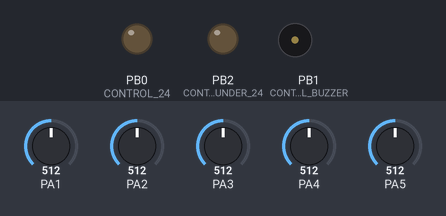
Bench run of a program on a simulated ATtiny24, CodeVisionAVR source translated, built with avr-gcc and emulated at 8 MHz. On the bench: output pins drawn as LEDs (lit = HIGH), buzzer (waves = sounding, pin HIGH). Inputs (shaded band) come from the test bench; at power-on: PA1 = 512, PA2 = 512, PA3 = 512, PA4 = 512, PA5 = 512.

Above: at 0.2 s.
Timing chart, 0 to 40.0 s (numbered marks = the images above):
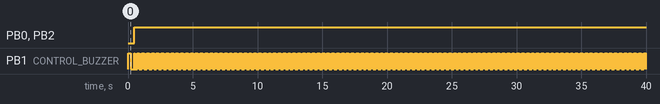

Measured:
- by itself, PB0 (CONTROL_24), PB2 (CONTROL_UNDER_24): LOW → HIGH at 0.50 s
- by itself, PB1 (CONTROL_BUZZER): goes HIGH 0.20 s, LOW 0.30 s, 1941 × (HIGH 0.01 s, LOW 0.01 s), then HIGH

The program:

main.c
```c
// (licence header left out)
#include <tiny24.h>

#include <delay.h>


#define ADC_POSITIVE_24 1
#define ADC_POSITIVE_12 2
#define ADC_POSITIVE_6  3
#define ADC_NEGATIVE_6  4
#define ADC_NEGATIVE_12 5
#define ADC_SET 7

#define CONTROL_24  PORTB.0
#define CONTROL_UNDER_24    PORTB.2
#define CONTROL_BUZZER  PORTB.1

#define CONTROL_24_ON   CONTROL_24 = 0
#define CONTROL_24_OFF  CONTROL_24 = 1

#define CONTROL_UNDER_24_ON     CONTROL_UNDER_24 = 0
#define CONTROL_UNDER_24_OFF    CONTROL_UNDER_24 = 1

#define CONTROL_BUZZER_ON   CONTROL_BUZZER = 1
#define CONTROL_BUZZER_OFF  CONTROL_BUZZER = 0

#define ADC_POSITIVE_24_SET_OVER   300
#define ADC_POSITIVE_12_SET_OVER   50
#define ADC_POSITIVE_6_SET_OVER    52
#define ADC_NEGATIVE_6_SET_OVER    52
#define ADC_NEGATIVE_12_SET_OVER   52

#define TIME_WARNING    400
#define TIME_BUZZER     50

bit Bit_Positive_24_Warning = 0;
bit Bit_Positive_12_Warning = 0;
bit Bit_Positive_6_Warning = 0;
bit Bit_Negative_12_Warning = 0;
bit Bit_Negative_6_Warning = 0;

unsigned char   Uc_Positive_24_Over = 0;
unsigned char   Uc_Positive_24_Under = 0;

unsigned char   Uc_Positive_12_Over = 0;
unsigned char   Uc_Positive_12_Under = 0;

unsigned char   Uc_Positive_6_Over = 0;
unsigned char   Uc_Positive_6_Under = 0;

unsigned char   Uc_Negative_12_Over = 0;
unsigned char   Uc_Negative_12_Under = 0;

unsigned char   Uc_Negative_6_Over = 0;
unsigned char   Uc_Negative_6_Under = 0;

unsigned int    Uint_Warning_Count = TIME_WARNING;

// Declare your global variables here

// // Voltage Reference: AVCC pin
// #define ADC_VREF_TYPE ((0<<REFS1) | (0<<REFS0))

// // Read the AD conversion result
// unsigned int read_adc(unsigned char adc_input)
// {
//     ADMUX=(adc_input & 0x3f) | ADC_VREF_TYPE;
//     // Delay needed for the stabilization of the ADC input voltage
//     delay_us(10);
//     // Start the AD conversion
//     ADCSRA|=(1<<ADSC);
//     // Wait for the AD conversion to complete
//     while ((ADCSRA & (1<<ADIF))==0);
//     ADCSRA|=(1<<ADIF);
//     return ADCW;
// }

// Voltage Reference: 1.1V, AREF discon.
#define ADC_VREF_TYPE ((1<<REFS1) | (0<<REFS0))

// Read the AD conversion result
unsigned int read_adc(unsigned char adc_input)
{
ADMUX=(adc_input & 0x3f) | ADC_VREF_TYPE;
// Delay needed for the stabilization of the ADC input voltage
delay_us(10);
// Start the AD conversion
ADCSRA|=(1<<ADSC);
// Wait for the AD conversion to complete
while ((ADCSRA & (1<<ADIF))==0);
ADCSRA|=(1<<ADIF);
return ADCW;
}

void    PROTECT(void)
{
    unsigned int Uint_ADC_value;
    unsigned int Uint_ADC_set_value;

    Uint_ADC_value = read_adc(ADC_POSITIVE_24);
    if(Uint_ADC_value > ADC_POSITIVE_24_SET_OVER)
    {
        Uc_Positive_24_Over++;
        if(Uc_Positive_24_Over > 10)
        {
            Uc_Positive_24_Over = 11;
            Uc_Positive_24_Under = 0;
            Bit_Positive_24_Warning = 1;
        }
    }
    else
    {
        Uc_Positive_24_Under++;
        if(Uc_Positive_24_Under > 10)
        {
            Uc_Positive_24_Under = 11;
            Uc_Positive_24_Over = 0;
            Bit_Positive_24_Warning = 0;
        }
    }

    Uint_ADC_value = read_adc(ADC_POSITIVE_12);
    if(Uint_ADC_value > ADC_POSITIVE_12_SET_OVER)
    {
        Uc_Positive_12_Over++;
        if(Uc_Positive_12_Over > 10)
        {
            Uc_Positive_12_Over = 11;
            Uc_Positive_12_Under = 0;
            Bit_Positive_12_Warning = 1;
        }
    }
    else
    {
        Uc_Positive_12_Under++;
        if(Uc_Positive_12_Under > 10)
        {
            Uc_Positive_12_Under = 11;
            Uc_Positive_12_Over = 0;
            Bit_Positive_12_Warning = 0;
        }
    }

    Uint_ADC_value = read_adc(ADC_POSITIVE_6);
    if(Uint_ADC_value > ADC_POSITIVE_6_SET_OVER)
    {
        Uc_Positive_6_Over++;
        if(Uc_Positive_6_Over > 10)
        {
            Uc_Positive_6_Over = 11;
            Uc_Positive_6_Under = 0;
            Bit_Positive_6_Warning = 1;
        }
    }
    else
    {
        Uc_Positive_6_Under++;
        if(Uc_Positive_6_Under > 10)
        {
            Uc_Positive_6_Under = 11;
            Uc_Positive_6_Over = 0;
            Bit_Positive_6_Warning = 0;
        }
    }


    Uint_ADC_value = read_adc(ADC_NEGATIVE_12);
    if(Uint_ADC_value > ADC_NEGATIVE_12_SET_OVER)
    {
        Uc_Negative_12_Over++;
        if(Uc_Negative_12_Over > 10)
        {
            Uc_Negative_12_Over = 11;
            Uc_Negative_12_Under = 0;
            Bit_Negative_12_Warning = 1;
        }
    }
    else
    {
        Uc_Negative_12_Under++;
        if(Uc_Negative_12_Under > 10)
        {
            Uc_Negative_12_Under = 11;
            Uc_Negative_12_Over = 0;
            Bit_Negative_12_Warning = 0;
        }
    }


    Uint_ADC_value = read_adc(ADC_NEGATIVE_6);
    if(Uint_ADC_value > ADC_NEGATIVE_6_SET_OVER)
    {
        Uc_Negative_6_Over++;
        if(Uc_Negative_6_Over > 10)
        {
            Uc_Negative_6_Over = 11;
            Uc_Negative_6_Under = 0;
            Bit_Negative_6_Warning = 1;
        }
    }
    else
    {
        Uc_Negative_6_Under++;
        if(Uc_Negative_6_Under > 10)
        {
            Uc_Negative_6_Under = 11;
            Uc_Negative_6_Over = 0;
            Bit_Negative_6_Warning = 0;
        }
    }

    if(Bit_Negative_6_Warning || Bit_Negative_12_Warning || Bit_Positive_12_Warning || Bit_Positive_6_Warning)
    {
        CONTROL_UNDER_24_OFF;
        Uint_Warning_Count = 0;
    }
    else if(Uint_Warning_Count >= TIME_WARNING)
    {
        CONTROL_UNDER_24_ON;
    }

    if(Bit_Positive_24_Warning)
    {
        CONTROL_24_OFF;
        Uint_Warning_Count = 0;
    }
    else if(Uint_Warning_Count >= TIME_WARNING)
    {
        CONTROL_24_ON;
    }

     if(Uint_Warning_Count < TIME_WARNING)
     {

        if(Uint_Warning_Count % TIME_BUZZER == 0)   CONTROL_BUZZER = !CONTROL_BUZZER;
        Uint_Warning_Count++;
     }
     else
     {
        CONTROL_BUZZER_OFF;
     }
     delay_ms(10);
}

void main(void)
{
// Declare your local variables here

// Crystal Oscillator division factor: 1
#pragma optsize-
CLKPR=(1<<CLKPCE);
CLKPR=(0<<CLKPCE) | (0<<CLKPS3) | (0<<CLKPS2) | (0<<CLKPS1) | (0<<CLKPS0);
#ifdef _OPTIMIZE_SIZE_
#pragma optsize+
#endif

// Input/Output Ports initialization
// Port A initialization
// Function: Bit7=In Bit6=In Bit5=In Bit4=In Bit3=In Bit2=In Bit1=In Bit0=In
DDRA=(0<<DDA7) | (0<<DDA6) | (0<<DDA5) | (0<<DDA4) | (0<<DDA3) | (0<<DDA2) | (0<<DDA1) | (0<<DDA0);
// State: Bit7=T Bit6=T Bit5=T Bit4=T Bit3=T Bit2=T Bit1=T Bit0=T
PORTA=(0<<PORTA7) | (0<<PORTA6) | (0<<PORTA5) | (0<<PORTA4) | (0<<PORTA3) | (0<<PORTA2) | (0<<PORTA1) | (0<<PORTA0);

// Port B initialization
// Function: Bit3=In Bit2=Out Bit1=Out Bit0=Out
DDRB=(0<<DDB3) | (1<<DDB2) | (1<<DDB1) | (1<<DDB0);
// State: Bit3=T Bit2=T Bit1=0 Bit0=0
PORTB=(0<<PORTB3) | (0<<PORTB2) | (0<<PORTB1) | (0<<PORTB0);

// Timer/Counter 0 initialization
// Clock source: System Clock
// Clock value: Timer 0 Stopped
// Mode: Normal top=0xFF
// OC0A output: Disconnected
// OC0B output: Disconnected
TCCR0A=(0<<COM0A1) | (0<<COM0A0) | (0<<COM0B1) | (0<<COM0B0) | (0<<WGM01) | (0<<WGM00);
TCCR0B=(0<<WGM02) | (0<<CS02) | (0<<CS01) | (0<<CS00);
TCNT0=0x00;
OCR0A=0x00;
OCR0B=0x00;

// Timer/Counter 1 initialization
// Clock source: System Clock
// Clock value: Timer1 Stopped
// Mode: Normal top=0xFFFF
// OC1A output: Disconnected
// OC1B output: Disconnected
// Noise Canceler: Off
// Input Capture on Falling Edge
// Timer1 Overflow Interrupt: Off
// Input Capture Interrupt: Off
// Compare A Match Interrupt: Off
// Compare B Match Interrupt: Off
TCCR1A=(0<<COM1A1) | (0<<COM1A0) | (0<<COM1B1) | (0<<COM1B0) | (0<<WGM11) | (0<<WGM10);
TCCR1B=(0<<ICNC1) | (0<<ICES1) | (0<<WGM13) | (0<<WGM12) | (0<<CS12) | (0<<CS11) | (0<<CS10);
TCNT1H=0x00;
TCNT1L=0x00;
ICR1H=0x00;
ICR1L=0x00;
OCR1AH=0x00;
OCR1AL=0x00;
OCR1BH=0x00;
OCR1BL=0x00;

// Timer/Counter 0 Interrupt(s) initialization
TIMSK0=(0<<OCIE0B) | (0<<OCIE0A) | (0<<TOIE0);

// Timer/Counter 1 Interrupt(s) initialization
TIMSK1=(0<<ICIE1) | (0<<OCIE1B) | (0<<OCIE1A) | (0<<TOIE1);

// External Interrupt(s) initialization
// INT0: Off
// Interrupt on any change on pins PCINT0-7: Off
// Interrupt on any change on pins PCINT8-11: Off
MCUCR=(0<<ISC01) | (0<<ISC00);
GIMSK=(0<<INT0) | (0<<PCIE1) | (0<<PCIE0);

// USI initialization
// Mode: Disabled
// Clock source: Register & Counter=no clk.
// USI Counter Overflow Interrupt: Off
USICR=(0<<USISIE) | (0<<USIOIE) | (0<<USIWM1) | (0<<USIWM0) | (0<<USICS1) | (0<<USICS0) | (0<<USICLK) | (0<<USITC);

// Analog Comparator initialization
// Analog Comparator: Off
// The Analog Comparator's positive input is
// connected to the AIN0 pin
// The Analog Comparator's negative input is
// connected to the AIN1 pin
ACSR=(1<<ACD) | (0<<ACBG) | (0<<ACO) | (0<<ACI) | (0<<ACIE) | (0<<ACIC) | (0<<ACIS1) | (0<<ACIS0);
// Digital input buffer on AIN0: On
// Digital input buffer on AIN1: On
DIDR0=(0<<ADC1D) | (0<<ADC2D);

// // ADC initialization
// // ADC Clock frequency: 1000.000 kHz
// // ADC Voltage Reference: AVCC pin
// // ADC Bipolar Input Mode: Off
// // ADC Auto Trigger Source: ADC Stopped
// // Digital input buffers on ADC0: On, ADC1: On, ADC2: On, ADC3: On
// // ADC4: On, ADC5: On, ADC6: On, ADC7: On
// DIDR0=(0<<ADC7D) | (0<<ADC6D) | (0<<ADC5D) | (0<<ADC4D) | (0<<ADC3D) | (0<<ADC2D) | (0<<ADC1D) | (0<<ADC0D);
// ADMUX=ADC_VREF_TYPE;
// ADCSRA=(1<<ADEN) | (0<<ADSC) | (0<<ADATE) | (0<<ADIF) | (0<<ADIE) | (0<<ADPS2) | (1<<ADPS1) | (1<<ADPS0);
// ADCSRB=(0<<BIN) | (0<<ADLAR) | (0<<ADTS2) | (0<<ADTS1) | (0<<ADTS0);
// ADC initialization
// ADC Clock frequency: 1000,000 kHz
// ADC Voltage Reference: 1.1V, AREF discon.
// ADC Bipolar Input Mode: Off
// ADC Auto Trigger Source: ADC Stopped
// Digital input buffers on ADC0: On, ADC1: On, ADC2: On, ADC3: On
// ADC4: On, ADC5: On, ADC6: On, ADC7: On
DIDR0=(0<<ADC7D) | (0<<ADC6D) | (0<<ADC5D) | (0<<ADC4D) | (0<<ADC3D) | (0<<ADC2D) | (0<<ADC1D) | (0<<ADC0D);
ADMUX=ADC_VREF_TYPE;
ADCSRA=(1<<ADEN) | (0<<ADSC) | (0<<ADATE) | (0<<ADIF) | (0<<ADIE) | (0<<ADPS2) | (1<<ADPS1) | (1<<ADPS0);
ADCSRB=(0<<BIN) | (0<<ADLAR) | (0<<ADTS2) | (0<<ADTS1) | (0<<ADTS0);


CONTROL_BUZZER_ON;
delay_ms(200);
CONTROL_BUZZER_OFF;
delay_ms(200);

while (1)
      {
      // Place your code here
        PROTECT();
      }
}
```
